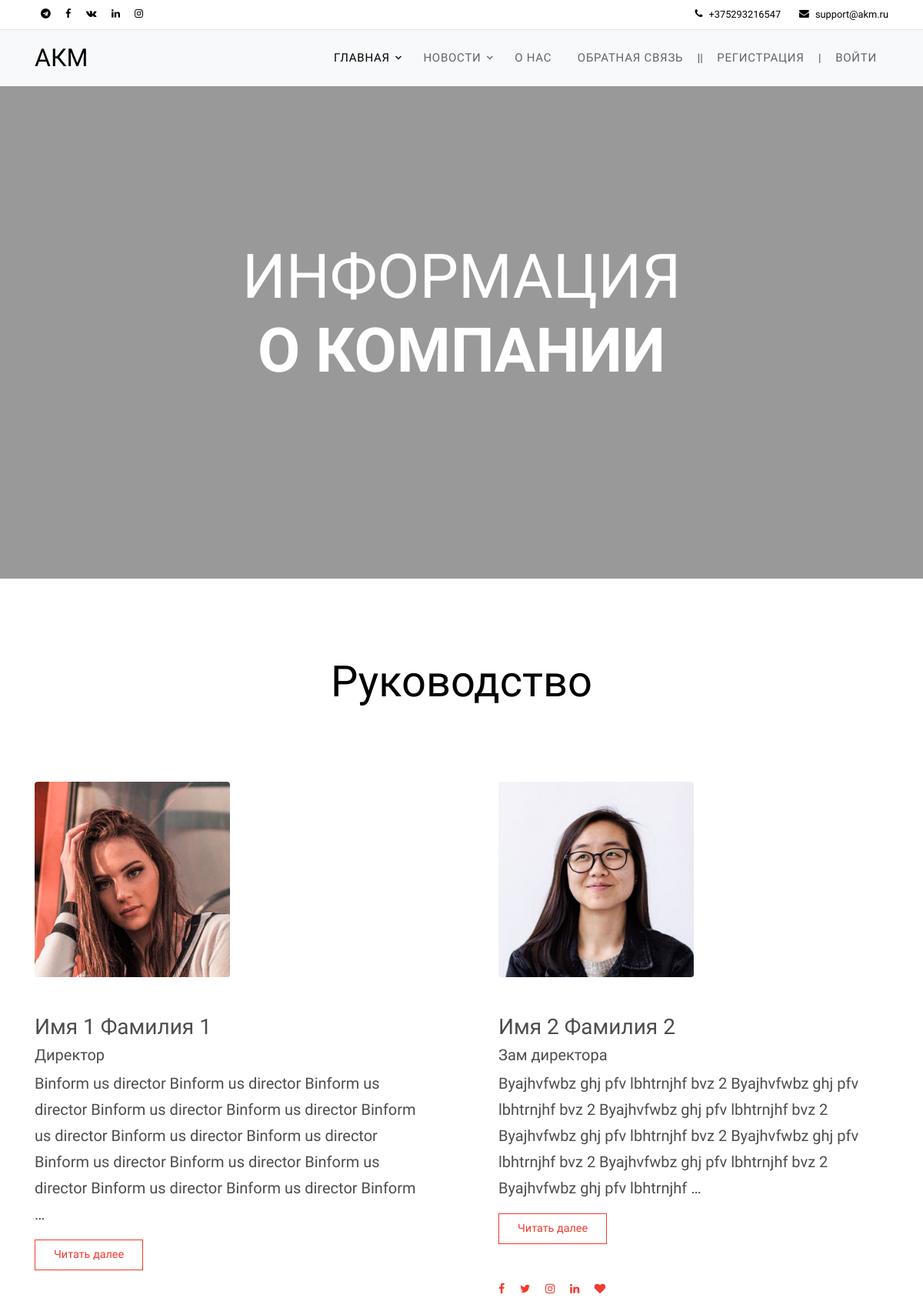
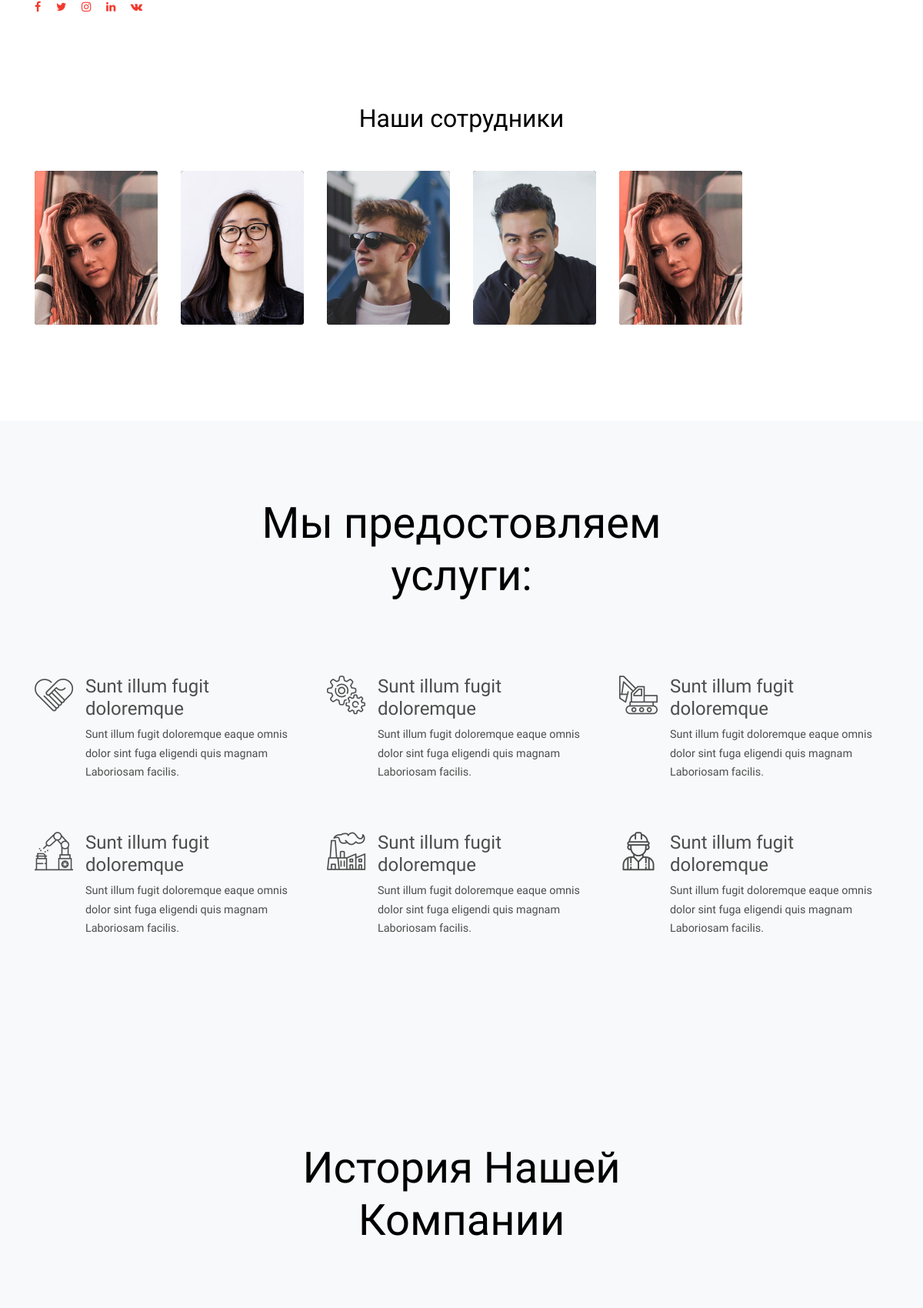
The page /about/ (upper part) on the database its author committed (2 pictures, top to bottom).
### about/models.py (models this page shows, shortened)
class Portfolio(models.Model):
    post = models.ForeignKey('Category_Portfolio', verbose_name='Должность', on_delete=models.PROTECT)
    avatar = models.ImageField('Аватарка', upload_to='static/images/portfolio/%Y/%m/%d/')
    lname = models.CharField('Имя', max_length=20, default='')
    fname = models.CharField('Фамилия', max_length=50, default='')
    tel = PhoneNumberField(verbose_name='Телефон')
    email = models.EmailField('Почта', default='')
    message = models.TextField('Информация')
    is_jobs = models.BooleanField(verbose_name='Работает', default=True)
    slug = models.SlugField(verbose_name='URL', unique=True, db_index=True, max_length=220)
    class Meta:
        verbose_name = 'Портфолио'
        verbose_name_plural = 'Потфолио'
    def get_absolute_url(self):
        return reverse('show_portfolio', kwargs={'portfolio_slug': self.slug})

class Category_Portfolio(models.Model):
    name = models.CharField('Наименование должности', max_length=100)
    text = models.TextField('Функциональные обязанности', )
    slug = models.SlugField(verbose_name='URL', unique=True, db_index=True)
    class Meta:
        verbose_name = 'Должность'
        verbose_name_plural = 'Должности'
    def __str__(self):
        return self.name

### about/views.py (the view)
# urls.py: path('', about, name='about'),
def about(request):
    portfolio = Portfolio.objects.all()
    cat = News_category.objects.all()
    data = {
        'cat': cat,
        'portfolio': portfolio,
        'block_1_title': main.mixdata.data['block_1_title'],  # block_1 uslugi
        'block_1_subtitle': main.mixdata.data['block_1_subtitle'],
        'block_1_message': main.mixdata.data['block_1_message'],  # /block_1 uslugi
        'block_2_title': main.mixdata.data['block_2_title'],  # block_2 history
        'block_2_subtitle': main.mixdata.data['block_2_subtitle'],
        'block_2_history_title': main.mixdata.data['block_2_history_title'],
        'block_2_history_message': main.mixdata.data['block_2_history_message'],  # /block_2 history
        'name_site': main.mixdata.data['name_site'],
        'email_header': main.mixdata.data['email_header'],
        'phoneheader': main.mixdata.data['phoneheader'],
        'tg_url': main.mixdata.data['tg_url'],  # social iconus header
        'fb_url': main.mixdata.data['fb_url'],
        'vk_url': main.mixdata.data['vk_url'],
        'ld_url': main.mixdata.data['ld_url'],
        'inst_url': main.mixdata.data['inst_url'],  # /social iconus header
        'title_about': main.mixdata.data['title_about'],  # title in string main
        'subtitle_about': main.mixdata.data['subtitle_about'],  # subtitle us string main
        'image_header_about': main.mixdata.data['image_header_about'],  # image us main
        'text_button_1': 'Download',
        'link_button_1': '#',
        'text_button_2': 'GetInTouch',
        'link_button_2': '#',
        'leadership': main.mixdata.data['leadership'],
        'footer_copyright': main.mixdata.data['footer_copyright'],  # footer
        'blok_adress_title': main.mixdata.data['blok_adress_title'],
        'block_adres_subtitle': main.mixdata.data['block_adres_subtitle'],
        'block_adres_subtitle_1': main.mixdata.data['block_adres_subtitle_1'],
        'block_adres_subtitle_2': main.mixdata.data['block_adres_subtitle_2'],
        'block_adres_subtitle_3': main.mixdata.data['block_adres_subtitle_3'],
        'block_adres_subtitle_4': main.mixdata.data['block_adres_subtitle_4'],
        'blok_0_adress_title': main.mixdata.data['blok_0_adress_title'],
        'block_0_adres_subtitle': main.mixdata.data['block_0_adres_subtitle'],
        'block_0_adres_subtitle_1': main.mixdata.data['block_0_adres_subtitle_1'],
        'block_0_adres_subtitle_2': main.mixdata.data['block_0_adres_subtitle_2'],
        'block_0_adres_subtitle_3': main.mixdata.data['block_0_adres_subtitle_3'],
        'block_0_adres_subtitle_4': main.mixdata.data['block_0_adres_subtitle_4'],  # /footer
        'leadership_1': main.mixdata.data['leadership_1'],  # leadership_1
        'leadership_2': main.mixdata.data['leadership_2'],  # leadership_2
        'More_Peopple': main.mixdata.data['More_Peopple'],
        'contact_us_text': main.mixdata.data['contact_us_text'],
        'contact_us_urls': main.mixdata.data['contact_us_urls'],
    }
    return render(request, 'about/about.html', data)

### about/templates/about/about.html (shortened to what this page needs)
{% extends 'main/base.html' %}
{% block content %}
    <div class="site-blocks-cover inner-page overlay" style="background-image: url({{ image_header_about }});" data-aos="fade" data-stellar-background-ratio="0.5">
      <div class="container">
        <div class="row align-items-center justify-content-center">
          <div class="col-md-7 text-center">
            <h1 class="mb-5">{{ title_about }} <strong>{{ subtitle_about }}</strong></h1>
          </div>
        </div>
      </div>
    </div>
    <div class="site-section section-about">
      <div class="container">
        <div class="row mb-5 justify-content-center">
          <div class="col-md-6 text-center">
            <h2 class="display-4 text-black mb-5">{{ leadership }}</h2>
          </div>
        </div>
        <div class="row">
          {% for i in portfolio %}
          {% if i.id == leadership_1 %}
          <div class="col-md-6 pr-md-5 text-left mb-5">
            <div>
              <img src="/{{ i.avatar }}" alt="Image" class="w-50 mb-5 rounded">
              <h3>{{ i.lname }} {{ i.fname }}</h3>
              <h5>{{ i.post }}</h5>
              <p class="lead">{{ i.message|truncatewords:40 }}</p>
              <p><a href="{{ i.get_absolute_url }}" class="btn btn-outline-primary btn-sm rounded-0 p-2 px-4">Читать далее</a></p>
              <p class="mt-5">
                <a href="#" class="py-4 pl-0 pr-2"><span class="icon-facebook"></span></a>
                <a href="#" class="py-4 pl-2 pr-2"><span class="icon-twitter"></span></a>
                <a href="#" class="py-4 pl-2 pr-2"><span class="icon-instagram"></span></a>
                <a href="#" class="py-4 pl-2 pr-2"><span class="icon-linkedin"></span></a>
                <a href="#" class="py-4 pl-2 pr-2"><span class="icon-vk"></span></a>
              </p>
            </div>
          </div>
          {% endif %}
          {% endfor %}
          {% for i in portfolio %}
          {% if i.id == leadership_2 %}
          <div class="col-md-6 pl-md-5 text-left">
            <div>
              <img src="/{{ i.avatar }}" alt="Image" class="w-50 mb-5 rounded">
              <h3>{{ i.lname }} {{ i.fname }}</h3>
              <h5>{{ i.post }}</h5>
              <p class="lead">{{ i.message|truncatewords:40  }}</p>
              <p><a href="{{ i.get_absolute_url }}" class="btn btn-outline-primary btn-sm rounded-0 p-2 px-4">Читать далее</a></p>
              <p class="mt-5">
                <a href="#" class="py-4 pl-0 pr-2"><span class="icon-facebook"></span></a>
                <a href="#" class="py-4 pl-2 pr-2"><span class="icon-twitter"></span></a>
                <a href="#" class="py-4 pl-2 pr-2"><span class="icon-instagram"></span></a>
                <a href="#" class="py-4 pl-2 pr-2"><span class="icon-linkedin"></span></a>
                <a href="#" class="py-4 pl-2 pr-2"><span class="icon-heart"></span></a>
              </p>
            </div>
          </div>
        </div>
        {% endif %}
          {% endfor %}
        <div class="row mt-5">
          <div class="col-12 text-center">
            <h2 class="display-5 text-black mb-5">{{ More_Peopple }}</h2>
          </div>
        </div>
        <div class="row">
          {% for item in portfolio %}
          <div class="col-6 col-md-4 col-lg-2 mb-4">
            <a href=" {{ item.get_absolute_url }}" class="block-37">
              <div class="image" style="background-image: url(/{{ item.avatar }});">
              </div>
            </a>
          </div>
          {% endfor %}
        </div>
      </div>
    </div>
    <div class="site-section bg-light">
      <div class="container">
        <div class="row mb-5 justify-content-center">
          <div class="col-md-6 text-center">
            <h2 class="display-4 text-black mb-5">{{ block_1_title }} <strong>{{ block_1_subtitle }}</strong></h2>
          </div>
        </div>
        <div class="row">
          <div class="col-md-6 col-lg-4">
            <div class="site-block-feature-2 d-flex rounded mb-5">
              <div class="mr-3">
                <span class="icon flaticon-agreement font-weight-light "></span>
              </div>
              <div class="text">
                <h3>Sunt illum fugit doloremque</h3>
                <p>Sunt illum fugit doloremque eaque omnis dolor sint fuga eligendi quis magnam Laboriosam facilis.</p>
              </div>
            </div>
          </div>
          <div class="col-md-6 col-lg-4">
            <div class="site-block-feature-2 d-flex rounded mb-5">
              <div class="mr-3">
                <span class="icon flaticon-gears font-weight-light "></span>
              </div>
              <div class="text">
                <h3>Sunt illum fugit doloremque</h3>
                <p>Sunt illum fugit doloremque eaque omnis dolor sint fuga eligendi quis magnam Laboriosam facilis.</p>
              </div>
            </div>
          </div>
          <div class="col-md-6 col-lg-4">
            <div class="site-block-feature-2 d-flex rounded mb-5">
              <div class="mr-3">
                <span class="icon flaticon-excavator font-weight-light "></span>
              </div>
              <div class="text">
                <h3>Sunt illum fugit doloremque</h3>
                <p>Sunt illum fugit doloremque eaque omnis dolor sint fuga eligendi quis magnam Laboriosam facilis.</p>
              </div>
            </div>
          </div>
          <div class="col-md-6 col-lg-4">
            <div class="site-block-feature-2 d-flex rounded mb-5">
              <div class="mr-3">
                <span class="icon flaticon-industrial-robot font-weight-light "></span>
              </div>
              <div class="text">
                <h3>Sunt illum fugit doloremque</h3>
                <p>Sunt illum fugit doloremque eaque omnis dolor sint fuga eligendi quis magnam Laboriosam facilis.</p>
              </div>
            </div>
          </div>
          <div class="col-md-6 col-lg-4">
            <div class="site-block-feature-2 d-flex rounded mb-5">
              <div class="mr-3">
                <span class="icon flaticon-industry font-weight-light "></span>
              </div>
              <div class="text">
                <h3>Sunt illum fugit doloremque</h3>
                <p>Sunt illum fugit doloremque eaque omnis dolor sint fuga eligendi quis magnam Laboriosam facilis.</p>
              </div>
            </div>
          </div>
          <div class="col-md-6 col-lg-4">
            <div class="site-block-feature-2 d-flex rounded mb-5">
              <div class="mr-3">
                <span class="icon flaticon-worker font-weight-light "></span>
              </div>
              <div class="text">
                <h3>Sunt illum fugit doloremque</h3>
                <p>Sunt illum fugit doloremque eaque omnis dolor sint fuga eligendi quis magnam Laboriosam facilis.</p>
              </div>
            </div>
          </div>
        </div>
      </div>
    </div>
    <div class="site-section bg-light">
      <div class="container">
        <div class="row mb-5 justify-content-center">
          <div class="col-md-6 text-center">
            <h2 class="display-4 text-black mb-5">{{ block_2_title }} <strong>{{ block_2_subtitle }}</strong></h2>
          </div>
        </div>
      </div>
    </div>
<br>
{% endblock %}

### static/css/style.css (style rules this page uses)
body { line-height: 1.7; color: #4d4d4d; font-weight: 400; font-size: 0.9rem; font-family: "Roboto Mono", SFMono-Regular, Menlo, Monaco, Consolas, "Liberation Mono", "Courier New", monospace; font-family: "Nunito Sans", -apple-system, BlinkMacSystemFont, "Segoe UI", Roboto, "Helvetica Neue", Arial, sans-serif, "Apple Color Emoji", "Segoe UI Emoji", "Segoe UI Symbol", "Noto Color Emoji"; }
.text-black { color: #000 !important; }
.btn { position: relative; top: 0; }
.btn.btn-sm { font-size: 0.9rem; }
.site-section { padding: 3em 0; }
@media (min-width: 768px) { .site-section { padding: 7em 0; } }
.site-blocks-cover { background-size: cover; background-repeat: no-repeat; background-position: top; }
.site-blocks-cover.overlay { position: relative; }
.site-blocks-cover.overlay:before { position: absolute; content: ""; left: 0; bottom: 0; right: 0; top: 0; background: rgba(0, 0, 0, 0.4); }
.site-blocks-cover, .site-blocks-cover .row { min-height: 600px; height: calc(100vh); }
.site-blocks-cover.inner-page, .site-blocks-cover.inner-page .row { min-height: 600px; height: calc(80vh); }
.site-blocks-cover h1 { font-weight: 900; color: #fff; text-transform: uppercase; font-size: 3rem; }
.site-blocks-cover h1 strong { font-weight: 900; }
@media (min-width: 768px) { .site-blocks-cover h1 { font-size: 5rem; font-weight: 300; line-height: 1.2; } }
.site-block-feature-2 .icon { font-size: 50px; position: relative; line-height: 1; }
.site-block-feature-2 h3 { font-size: 1.5rem; }
.block-37 { border-radius: 4px; display: block; overflow: hidden; width: 100%; height: 200px; }
.block-37 .image { height: 100%; background-color: black; background-position: center; background-size: cover; position: relative; -webkit-transition: .8s all ease; -o-transition: .8s all ease; transition: .8s all ease; }
.block-37 .image:before { content: ""; visibility: hidden; opacity: 0; height: 100%; width: 100%; position: absolute; -webkit-transition: .3s all ease; -o-transition: .3s all ease; transition: .3s all ease; top: 0; left: 0; background-color: #f23a2e; }

### rows shown on the page
Portfolio: avatar (picture), lname "Имя 1", fname "Фамилия 1", post "Директор", message "Binform us director Binform us director Binform us director Binform us director Binform us director Binform us director Binform us director Binform us director Binform us director Binform us director Binform us director Binform us director Binform us director Binform …"
Portfolio: avatar (picture), lname "Имя 2", fname "Фамилия 2", post "Зам директора", message "Byajhvfwbz ghj pfv lbhtrnjhf bvz 2 Byajhvfwbz ghj pfv lbhtrnjhf bvz 2 Byajhvfwbz ghj pfv lbhtrnjhf bvz 2 Byajhvfwbz ghj pfv lbhtrnjhf bvz 2 Byajhvfwbz ghj pfv lbhtrnjhf bvz 2 Byajhvfwbz ghj pfv lbhtrnjhf bvz 2 Byajhvfwbz ghj pfv lbhtrnjhf …"
Portfolio: avatar (picture)
Portfolio: avatar (picture)
Portfolio: avatar (picture)

### other values the page prints
{{ phoneheader }} "+375293216547"
{{ email_header }} "support@akm.ru"
{{ name_site }} "АКМ"
{{ title_about }} "ИНФОРМАЦИЯ"
{{ subtitle_about }} "О КОМПАНИИ"
{{ leadership }} "Руководство"
{{ More_Peopple }} "Наши сотрудники"
{{ block_1_title }} "Мы предостовляем"
{{ block_1_subtitle }} "услуги:"
{{ block_2_title }} "История Нашей"
{{ block_2_subtitle }} "Компании"
